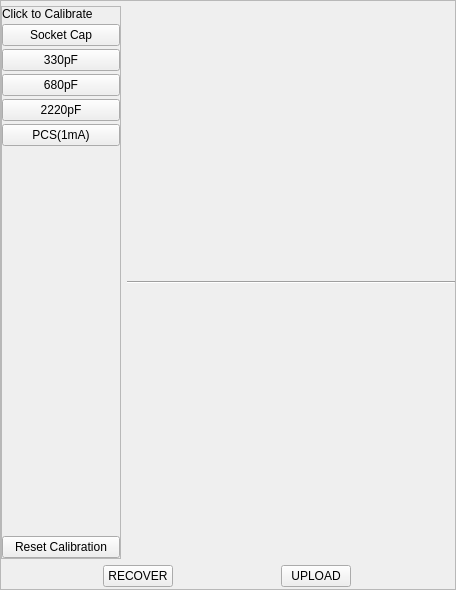
<?xml version="1.0" encoding="UTF-8"?>
<ui version="4.0">
 <class>MainWindow</class>
 <widget class="QMainWindow" name="MainWindow">
  <property name="geometry">
   <rect>
    <x>0</x>
    <y>0</y>
    <width>456</width>
    <height>590</height>
   </rect>
  </property>
  <property name="windowTitle">
   <string>Edit Calibration</string>
  </property>
  <widget class="QWidget" name="centralwidget">
   <layout class="QVBoxLayout" name="verticalLayout">
    <property name="margin">
     <number>0</number>
    </property>
    <item>
     <widget class="QFrame" name="frame_7">
      <property name="sizePolicy">
       <sizepolicy hsizetype="Preferred" vsizetype="Preferred">
        <horstretch>0</horstretch>
        <verstretch>0</verstretch>
       </sizepolicy>
      </property>
      <property name="maximumSize">
       <size>
        <width>650</width>
        <height>16777215</height>
       </size>
      </property>
      <property name="frameShape">
       <enum>QFrame::StyledPanel</enum>
      </property>
      <property name="frameShadow">
       <enum>QFrame::Raised</enum>
      </property>
      <property name="class" stdset="0">
       <string>PeripheralCollection</string>
      </property>
      <layout class="QGridLayout" name="gridLayout">
       <property name="leftMargin">
        <number>0</number>
       </property>
       <property name="topMargin">
        <number>5</number>
       </property>
       <property name="rightMargin">
        <number>0</number>
       </property>
       <property name="bottomMargin">
        <number>2</number>
       </property>
       <item row="0" column="1">
        <widget class="QFrame" name="Frame_4">
         <property name="sizePolicy">
          <sizepolicy hsizetype="Preferred" vsizetype="MinimumExpanding">
           <horstretch>0</horstretch>
           <verstretch>0</verstretch>
          </sizepolicy>
         </property>
         <property name="PeripheralCollectionInner" stdset="0">
          <string/>
         </property>
         <property name="class" stdset="0">
          <string>PeripheralCollectionInner</string>
         </property>
         <layout class="QGridLayout" name="gridLayout_4">
          <property name="sizeConstraint">
           <enum>QLayout::SetNoConstraint</enum>
          </property>
          <property name="margin">
           <number>0</number>
          </property>
          <property name="spacing">
           <number>0</number>
          </property>
          <item row="0" column="0" colspan="2">
           <widget class="Line" name="line">
            <property name="orientation">
             <enum>Qt::Horizontal</enum>
            </property>
           </widget>
          </item>
          <item row="1" column="0" colspan="2">
           <layout class="QVBoxLayout" name="tableLayout"/>
          </item>
         </layout>
        </widget>
       </item>
       <item row="0" column="0">
        <widget class="QFrame" name="frame_4">
         <property name="maximumSize">
          <size>
           <width>120</width>
           <height>16777215</height>
          </size>
         </property>
         <property name="frameShape">
          <enum>QFrame::StyledPanel</enum>
         </property>
         <property name="frameShadow">
          <enum>QFrame::Raised</enum>
         </property>
         <layout class="QVBoxLayout" name="verticalLayout_4">
          <property name="spacing">
           <number>3</number>
          </property>
          <property name="margin">
           <number>0</number>
          </property>
          <item>
           <widget class="QLabel" name="label">
            <property name="text">
             <string>Click to Calibrate</string>
            </property>
           </widget>
          </item>
          <item>
           <widget class="QPushButton" name="Button480pF_4">
            <property name="text">
             <string>Socket Cap</string>
            </property>
           </widget>
          </item>
          <item>
           <widget class="QPushButton" name="Button480pF_3">
            <property name="text">
             <string>330pF</string>
            </property>
           </widget>
          </item>
          <item>
           <widget class="QPushButton" name="Button1uF_3">
            <property name="text">
             <string>680pF</string>
            </property>
           </widget>
          </item>
          <item>
           <widget class="QPushButton" name="Button100uF_3">
            <property name="text">
             <string>2220pF</string>
            </property>
           </widget>
          </item>
          <item>
           <widget class="QPushButton" name="ButtonCCS_3">
            <property name="text">
             <string>PCS(1mA)</string>
            </property>
           </widget>
          </item>
          <item>
           <spacer name="verticalSpacer_3">
            <property name="orientation">
             <enum>Qt::Vertical</enum>
            </property>
            <property name="sizeHint" stdset="0">
             <size>
              <width>20</width>
              <height>40</height>
             </size>
            </property>
           </spacer>
          </item>
          <item>
           <widget class="QPushButton" name="ButtonCCS_4">
            <property name="text">
             <string>Reset Calibration</string>
            </property>
           </widget>
          </item>
         </layout>
        </widget>
       </item>
       <item row="1" column="0" colspan="2">
        <layout class="QHBoxLayout" name="widgetLayout">
         <item>
          <widget class="QPushButton" name="pushButton_9">
           <property name="sizePolicy">
            <sizepolicy hsizetype="Minimum" vsizetype="Preferred">
             <horstretch>0</horstretch>
             <verstretch>0</verstretch>
            </sizepolicy>
           </property>
           <property name="maximumSize">
            <size>
             <width>70</width>
             <height>16777215</height>
            </size>
           </property>
           <property name="text">
            <string>RECOVER</string>
           </property>
          </widget>
         </item>
         <item>
          <widget class="QPushButton" name="pushButton_8">
           <property name="sizePolicy">
            <sizepolicy hsizetype="Minimum" vsizetype="Preferred">
             <horstretch>0</horstretch>
             <verstretch>0</verstretch>
            </sizepolicy>
           </property>
           <property name="maximumSize">
            <size>
             <width>70</width>
             <height>16777215</height>
            </size>
           </property>
           <property name="text">
            <string>UPLOAD</string>
           </property>
          </widget>
         </item>
        </layout>
       </item>
      </layout>
     </widget>
    </item>
   </layout>
  </widget>
 </widget>
 <resources/>
 <connections>
  <connection>
   <sender>pushButton_9</sender>
   <signal>clicked()</signal>
   <receiver>MainWindow</receiver>
   <slot>recover()</slot>
   <hints>
    <hint type="sourcelabel">
     <x>158</x>
     <y>577</y>
    </hint>
    <hint type="destinationlabel">
     <x>182</x>
     <y>589</y>
    </hint>
   </hints>
  </connection>
  <connection>
   <sender>pushButton_8</sender>
   <signal>clicked()</signal>
   <receiver>MainWindow</receiver>
   <slot>upload()</slot>
   <hints>
    <hint type="sourcelabel">
     <x>342</x>
     <y>575</y>
    </hint>
    <hint type="destinationlabel">
     <x>406</x>
     <y>589</y>
    </hint>
   </hints>
  </connection>
  <connection>
   <sender>Button480pF_3</sender>
   <signal>clicked()</signal>
   <receiver>MainWindow</receiver>
   <slot>cal480()</slot>
   <hints>
    <hint type="sourcelabel">
     <x>35</x>
     <y>75</y>
    </hint>
    <hint type="destinationlabel">
     <x>-17</x>
     <y>67</y>
    </hint>
   </hints>
  </connection>
  <connection>
   <sender>Button1uF_3</sender>
   <signal>clicked()</signal>
   <receiver>MainWindow</receiver>
   <slot>cal1()</slot>
   <hints>
    <hint type="sourcelabel">
     <x>45</x>
     <y>102</y>
    </hint>
    <hint type="destinationlabel">
     <x>-4</x>
     <y>96</y>
    </hint>
   </hints>
  </connection>
  <connection>
   <sender>Button100uF_3</sender>
   <signal>clicked()</signal>
   <receiver>MainWindow</receiver>
   <slot>cal100()</slot>
   <hints>
    <hint type="sourcelabel">
     <x>60</x>
     <y>139</y>
    </hint>
    <hint type="destinationlabel">
     <x>-15</x>
     <y>138</y>
    </hint>
   </hints>
  </connection>
  <connection>
   <sender>ButtonCCS_3</sender>
   <signal>clicked()</signal>
   <receiver>MainWindow</receiver>
   <slot>calPCS()</slot>
   <hints>
    <hint type="sourcelabel">
     <x>73</x>
     <y>161</y>
    </hint>
    <hint type="destinationlabel">
     <x>-14</x>
     <y>168</y>
    </hint>
   </hints>
  </connection>
  <connection>
   <sender>Button480pF_4</sender>
   <signal>clicked()</signal>
   <receiver>MainWindow</receiver>
   <slot>calSock()</slot>
   <hints>
    <hint type="sourcelabel">
     <x>76</x>
     <y>41</y>
    </hint>
    <hint type="destinationlabel">
     <x>-9</x>
     <y>28</y>
    </hint>
   </hints>
  </connection>
  <connection>
   <sender>ButtonCCS_4</sender>
   <signal>clicked()</signal>
   <receiver>MainWindow</receiver>
   <slot>reset()</slot>
   <hints>
    <hint type="sourcelabel">
     <x>53</x>
     <y>540</y>
    </hint>
    <hint type="destinationlabel">
     <x>-17</x>
     <y>545</y>
    </hint>
   </hints>
  </connection>
 </connections>
 <slots>
  <slot>recover()</slot>
  <slot>upload()</slot>
  <slot>cal480()</slot>
  <slot>cal1()</slot>
  <slot>cal100()</slot>
  <slot>calPCS()</slot>
  <slot>calSock()</slot>
  <slot>reset()</slot>
 </slots>
</ui>
